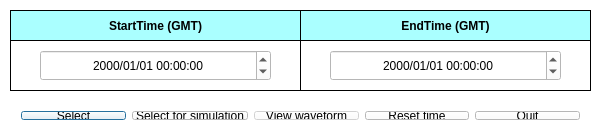
<?xml version="1.0" encoding="UTF-8"?>
<ui version="4.0">
 <class>DataReciever</class>
 <widget class="QDialog" name="DataReciever">
  <property name="geometry">
   <rect>
    <x>0</x>
    <y>0</y>
    <width>601</width>
    <height>140</height>
   </rect>
  </property>
  <property name="palette">
   <palette>
    <active>
     <colorrole role="WindowText">
      <brush brushstyle="SolidPattern">
       <color alpha="255">
        <red>0</red>
        <green>0</green>
        <blue>0</blue>
       </color>
      </brush>
     </colorrole>
     <colorrole role="Button">
      <brush brushstyle="SolidPattern">
       <color alpha="255">
        <red>255</red>
        <green>255</green>
        <blue>255</blue>
       </color>
      </brush>
     </colorrole>
     <colorrole role="Light">
      <brush brushstyle="SolidPattern">
       <color alpha="255">
        <red>255</red>
        <green>255</green>
        <blue>255</blue>
       </color>
      </brush>
     </colorrole>
     <colorrole role="Midlight">
      <brush brushstyle="SolidPattern">
       <color alpha="255">
        <red>255</red>
        <green>255</green>
        <blue>255</blue>
       </color>
      </brush>
     </colorrole>
     <colorrole role="Dark">
      <brush brushstyle="SolidPattern">
       <color alpha="255">
        <red>127</red>
        <green>127</green>
        <blue>127</blue>
       </color>
      </brush>
     </colorrole>
     <colorrole role="Mid">
      <brush brushstyle="SolidPattern">
       <color alpha="255">
        <red>170</red>
        <green>170</green>
        <blue>170</blue>
       </color>
      </brush>
     </colorrole>
     <colorrole role="Text">
      <brush brushstyle="SolidPattern">
       <color alpha="255">
        <red>0</red>
        <green>0</green>
        <blue>0</blue>
       </color>
      </brush>
     </colorrole>
     <colorrole role="BrightText">
      <brush brushstyle="SolidPattern">
       <color alpha="255">
        <red>255</red>
        <green>255</green>
        <blue>255</blue>
       </color>
      </brush>
     </colorrole>
     <colorrole role="ButtonText">
      <brush brushstyle="SolidPattern">
       <color alpha="255">
        <red>0</red>
        <green>0</green>
        <blue>0</blue>
       </color>
      </brush>
     </colorrole>
     <colorrole role="Base">
      <brush brushstyle="SolidPattern">
       <color alpha="255">
        <red>255</red>
        <green>255</green>
        <blue>255</blue>
       </color>
      </brush>
     </colorrole>
     <colorrole role="Window">
      <brush brushstyle="SolidPattern">
       <color alpha="255">
        <red>255</red>
        <green>255</green>
        <blue>255</blue>
       </color>
      </brush>
     </colorrole>
     <colorrole role="Shadow">
      <brush brushstyle="SolidPattern">
       <color alpha="255">
        <red>0</red>
        <green>0</green>
        <blue>0</blue>
       </color>
      </brush>
     </colorrole>
     <colorrole role="AlternateBase">
      <brush brushstyle="SolidPattern">
       <color alpha="255">
        <red>255</red>
        <green>255</green>
        <blue>255</blue>
       </color>
      </brush>
     </colorrole>
     <colorrole role="ToolTipBase">
      <brush brushstyle="SolidPattern">
       <color alpha="255">
        <red>255</red>
        <green>255</green>
        <blue>220</blue>
       </color>
      </brush>
     </colorrole>
     <colorrole role="ToolTipText">
      <brush brushstyle="SolidPattern">
       <color alpha="255">
        <red>0</red>
        <green>0</green>
        <blue>0</blue>
       </color>
      </brush>
     </colorrole>
    </active>
    <inactive>
     <colorrole role="WindowText">
      <brush brushstyle="SolidPattern">
       <color alpha="255">
        <red>0</red>
        <green>0</green>
        <blue>0</blue>
       </color>
      </brush>
     </colorrole>
     <colorrole role="Button">
      <brush brushstyle="SolidPattern">
       <color alpha="255">
        <red>255</red>
        <green>255</green>
        <blue>255</blue>
       </color>
      </brush>
     </colorrole>
     <colorrole role="Light">
      <brush brushstyle="SolidPattern">
       <color alpha="255">
        <red>255</red>
        <green>255</green>
        <blue>255</blue>
       </color>
      </brush>
     </colorrole>
     <colorrole role="Midlight">
      <brush brushstyle="SolidPattern">
       <color alpha="255">
        <red>255</red>
        <green>255</green>
        <blue>255</blue>
       </color>
      </brush>
     </colorrole>
     <colorrole role="Dark">
      <brush brushstyle="SolidPattern">
       <color alpha="255">
        <red>127</red>
        <green>127</green>
        <blue>127</blue>
       </color>
      </brush>
     </colorrole>
     <colorrole role="Mid">
      <brush brushstyle="SolidPattern">
       <color alpha="255">
        <red>170</red>
        <green>170</green>
        <blue>170</blue>
       </color>
      </brush>
     </colorrole>
     <colorrole role="Text">
      <brush brushstyle="SolidPattern">
       <color alpha="255">
        <red>0</red>
        <green>0</green>
        <blue>0</blue>
       </color>
      </brush>
     </colorrole>
     <colorrole role="BrightText">
      <brush brushstyle="SolidPattern">
       <color alpha="255">
        <red>255</red>
        <green>255</green>
        <blue>255</blue>
       </color>
      </brush>
     </colorrole>
     <colorrole role="ButtonText">
      <brush brushstyle="SolidPattern">
       <color alpha="255">
        <red>0</red>
        <green>0</green>
        <blue>0</blue>
       </color>
      </brush>
     </colorrole>
     <colorrole role="Base">
      <brush brushstyle="SolidPattern">
       <color alpha="255">
        <red>255</red>
        <green>255</green>
        <blue>255</blue>
       </color>
      </brush>
     </colorrole>
     <colorrole role="Window">
      <brush brushstyle="SolidPattern">
       <color alpha="255">
        <red>255</red>
        <green>255</green>
        <blue>255</blue>
       </color>
      </brush>
     </colorrole>
     <colorrole role="Shadow">
      <brush brushstyle="SolidPattern">
       <color alpha="255">
        <red>0</red>
        <green>0</green>
        <blue>0</blue>
       </color>
      </brush>
     </colorrole>
     <colorrole role="AlternateBase">
      <brush brushstyle="SolidPattern">
       <color alpha="255">
        <red>255</red>
        <green>255</green>
        <blue>255</blue>
       </color>
      </brush>
     </colorrole>
     <colorrole role="ToolTipBase">
      <brush brushstyle="SolidPattern">
       <color alpha="255">
        <red>255</red>
        <green>255</green>
        <blue>220</blue>
       </color>
      </brush>
     </colorrole>
     <colorrole role="ToolTipText">
      <brush brushstyle="SolidPattern">
       <color alpha="255">
        <red>0</red>
        <green>0</green>
        <blue>0</blue>
       </color>
      </brush>
     </colorrole>
    </inactive>
    <disabled>
     <colorrole role="WindowText">
      <brush brushstyle="SolidPattern">
       <color alpha="255">
        <red>0</red>
        <green>0</green>
        <blue>0</blue>
       </color>
      </brush>
     </colorrole>
     <colorrole role="Button">
      <brush brushstyle="SolidPattern">
       <color alpha="255">
        <red>255</red>
        <green>255</green>
        <blue>255</blue>
       </color>
      </brush>
     </colorrole>
     <colorrole role="Light">
      <brush brushstyle="SolidPattern">
       <color alpha="255">
        <red>255</red>
        <green>255</green>
        <blue>255</blue>
       </color>
      </brush>
     </colorrole>
     <colorrole role="Midlight">
      <brush brushstyle="SolidPattern">
       <color alpha="255">
        <red>255</red>
        <green>255</green>
        <blue>255</blue>
       </color>
      </brush>
     </colorrole>
     <colorrole role="Dark">
      <brush brushstyle="SolidPattern">
       <color alpha="255">
        <red>127</red>
        <green>127</green>
        <blue>127</blue>
       </color>
      </brush>
     </colorrole>
     <colorrole role="Mid">
      <brush brushstyle="SolidPattern">
       <color alpha="255">
        <red>170</red>
        <green>170</green>
        <blue>170</blue>
       </color>
      </brush>
     </colorrole>
     <colorrole role="Text">
      <brush brushstyle="SolidPattern">
       <color alpha="255">
        <red>0</red>
        <green>0</green>
        <blue>0</blue>
       </color>
      </brush>
     </colorrole>
     <colorrole role="BrightText">
      <brush brushstyle="SolidPattern">
       <color alpha="255">
        <red>255</red>
        <green>255</green>
        <blue>255</blue>
       </color>
      </brush>
     </colorrole>
     <colorrole role="ButtonText">
      <brush brushstyle="SolidPattern">
       <color alpha="255">
        <red>0</red>
        <green>0</green>
        <blue>0</blue>
       </color>
      </brush>
     </colorrole>
     <colorrole role="Base">
      <brush brushstyle="SolidPattern">
       <color alpha="255">
        <red>255</red>
        <green>255</green>
        <blue>255</blue>
       </color>
      </brush>
     </colorrole>
     <colorrole role="Window">
      <brush brushstyle="SolidPattern">
       <color alpha="255">
        <red>255</red>
        <green>255</green>
        <blue>255</blue>
       </color>
      </brush>
     </colorrole>
     <colorrole role="Shadow">
      <brush brushstyle="SolidPattern">
       <color alpha="255">
        <red>0</red>
        <green>0</green>
        <blue>0</blue>
       </color>
      </brush>
     </colorrole>
     <colorrole role="AlternateBase">
      <brush brushstyle="SolidPattern">
       <color alpha="255">
        <red>255</red>
        <green>255</green>
        <blue>255</blue>
       </color>
      </brush>
     </colorrole>
     <colorrole role="ToolTipBase">
      <brush brushstyle="SolidPattern">
       <color alpha="255">
        <red>255</red>
        <green>255</green>
        <blue>220</blue>
       </color>
      </brush>
     </colorrole>
     <colorrole role="ToolTipText">
      <brush brushstyle="SolidPattern">
       <color alpha="255">
        <red>0</red>
        <green>0</green>
        <blue>0</blue>
       </color>
      </brush>
     </colorrole>
    </disabled>
   </palette>
  </property>
  <property name="windowTitle">
   <string>Choose data</string>
  </property>
  <widget class="QLabel" name="LB11">
   <property name="enabled">
    <bool>false</bool>
   </property>
   <property name="geometry">
    <rect>
     <x>10</x>
     <y>40</y>
     <width>291</width>
     <height>51</height>
    </rect>
   </property>
   <property name="frameShape">
    <enum>QFrame::Box</enum>
   </property>
   <property name="frameShadow">
    <enum>QFrame::Plain</enum>
   </property>
   <property name="text">
    <string/>
   </property>
   <property name="alignment">
    <set>Qt::AlignCenter</set>
   </property>
  </widget>
  <widget class="QLabel" name="snLB">
   <property name="enabled">
    <bool>true</bool>
   </property>
   <property name="geometry">
    <rect>
     <x>10</x>
     <y>10</y>
     <width>291</width>
     <height>31</height>
    </rect>
   </property>
   <property name="font">
    <font>
     <weight>75</weight>
     <bold>true</bold>
    </font>
   </property>
   <property name="styleSheet">
    <string notr="true">background-color: rgb(170, 255, 255);</string>
   </property>
   <property name="frameShape">
    <enum>QFrame::Box</enum>
   </property>
   <property name="frameShadow">
    <enum>QFrame::Plain</enum>
   </property>
   <property name="text">
    <string>StartTime (GMT)</string>
   </property>
   <property name="alignment">
    <set>Qt::AlignCenter</set>
   </property>
  </widget>
  <widget class="QLabel" name="LB12">
   <property name="enabled">
    <bool>false</bool>
   </property>
   <property name="geometry">
    <rect>
     <x>300</x>
     <y>40</y>
     <width>291</width>
     <height>51</height>
    </rect>
   </property>
   <property name="frameShape">
    <enum>QFrame::Box</enum>
   </property>
   <property name="frameShadow">
    <enum>QFrame::Plain</enum>
   </property>
   <property name="text">
    <string/>
   </property>
   <property name="alignment">
    <set>Qt::AlignCenter</set>
   </property>
  </widget>
  <widget class="QDateTimeEdit" name="startTime">
   <property name="geometry">
    <rect>
     <x>40</x>
     <y>50</y>
     <width>231</width>
     <height>31</height>
    </rect>
   </property>
   <property name="alignment">
    <set>Qt::AlignCenter</set>
   </property>
   <property name="displayFormat">
    <string>yyyy/MM/dd hh:mm:ss</string>
   </property>
  </widget>
  <widget class="QWidget" name="horizontalLayoutWidget">
   <property name="geometry">
    <rect>
     <x>10</x>
     <y>100</y>
     <width>581</width>
     <height>31</height>
    </rect>
   </property>
   <layout class="QHBoxLayout" name="horizontalLayout">
    <item>
     <widget class="QPushButton" name="extractButton">
      <property name="text">
       <string>Select</string>
      </property>
     </widget>
    </item>
    <item>
     <widget class="QPushButton" name="simulButton">
      <property name="text">
       <string>Select for simulation</string>
      </property>
     </widget>
    </item>
    <item>
     <widget class="QPushButton" name="viewwaveform">
      <property name="enabled">
       <bool>false</bool>
      </property>
      <property name="text">
       <string>View waveform</string>
      </property>
     </widget>
    </item>
    <item>
     <widget class="QPushButton" name="resetButton">
      <property name="text">
       <string>Reset time</string>
      </property>
     </widget>
    </item>
    <item>
     <widget class="QPushButton" name="quitButton">
      <property name="text">
       <string>Quit</string>
      </property>
     </widget>
    </item>
   </layout>
  </widget>
  <widget class="QLabel" name="snLB_2">
   <property name="enabled">
    <bool>true</bool>
   </property>
   <property name="geometry">
    <rect>
     <x>300</x>
     <y>10</y>
     <width>291</width>
     <height>31</height>
    </rect>
   </property>
   <property name="font">
    <font>
     <weight>75</weight>
     <bold>true</bold>
    </font>
   </property>
   <property name="styleSheet">
    <string notr="true">background-color: rgb(170, 255, 255);</string>
   </property>
   <property name="frameShape">
    <enum>QFrame::Box</enum>
   </property>
   <property name="frameShadow">
    <enum>QFrame::Plain</enum>
   </property>
   <property name="text">
    <string>EndTime (GMT)</string>
   </property>
   <property name="alignment">
    <set>Qt::AlignCenter</set>
   </property>
  </widget>
  <widget class="QDateTimeEdit" name="endTime">
   <property name="geometry">
    <rect>
     <x>330</x>
     <y>50</y>
     <width>231</width>
     <height>31</height>
    </rect>
   </property>
   <property name="alignment">
    <set>Qt::AlignCenter</set>
   </property>
   <property name="displayFormat">
    <string>yyyy/MM/dd hh:mm:ss</string>
   </property>
  </widget>
  <zorder>LB12</zorder>
  <zorder>LB11</zorder>
  <zorder>snLB</zorder>
  <zorder>startTime</zorder>
  <zorder>horizontalLayoutWidget</zorder>
  <zorder>snLB_2</zorder>
  <zorder>endTime</zorder>
 </widget>
 <layoutdefault spacing="6" margin="11"/>
 <tabstops>
  <tabstop>startTime</tabstop>
  <tabstop>endTime</tabstop>
  <tabstop>extractButton</tabstop>
  <tabstop>simulButton</tabstop>
  <tabstop>viewwaveform</tabstop>
  <tabstop>resetButton</tabstop>
  <tabstop>quitButton</tabstop>
 </tabstops>
 <resources/>
 <connections/>
</ui>
